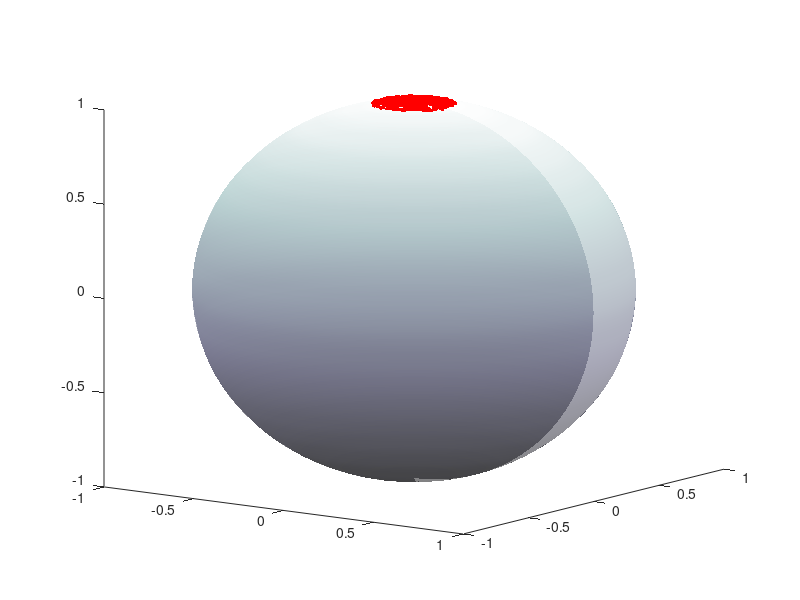

This chart was generated by the following MATLAB code:
% ========================================================================
% This plots the thermal polarization of spins on a bloch sphere.
% ========================================================================

N=550;
theta = rand(1,N)*pi*0.06;

r = 1;
[x,y,z] = sphere(50);
x0 = 0; y0 = 0; z0 = 0;
x = x*r + x0;
y = y*r + y0;
z = z*r + z0;

% Then you can use a surface command as Patrick suggests:



phi = rand(1,N)*2*pi;

figure 
hold on

lightGrey = 0.8*[1 1 1]; % It looks better if the lines are lighter
surface(x,y,z,'FaceColor', 'blue','EdgeColor',lightGrey, 'FaceAlpha', 0.5)
shading interp
colormap bone

hold on
for idx=1:N
    x = sin(theta(idx))*cos(phi(idx));
    y = sin(theta(idx))*sin(phi(idx));
    z = cos(theta(idx));
    line([0 x], [0 y], [0 z], 'color', [0.9 0.9 0]);
    plot3(x,y,z, 'r.', 'MarkerSize', 12);
end
xlim([-1 1]);
ylim([-1 1]);
zlim([-1 1]);

view(36, 12);